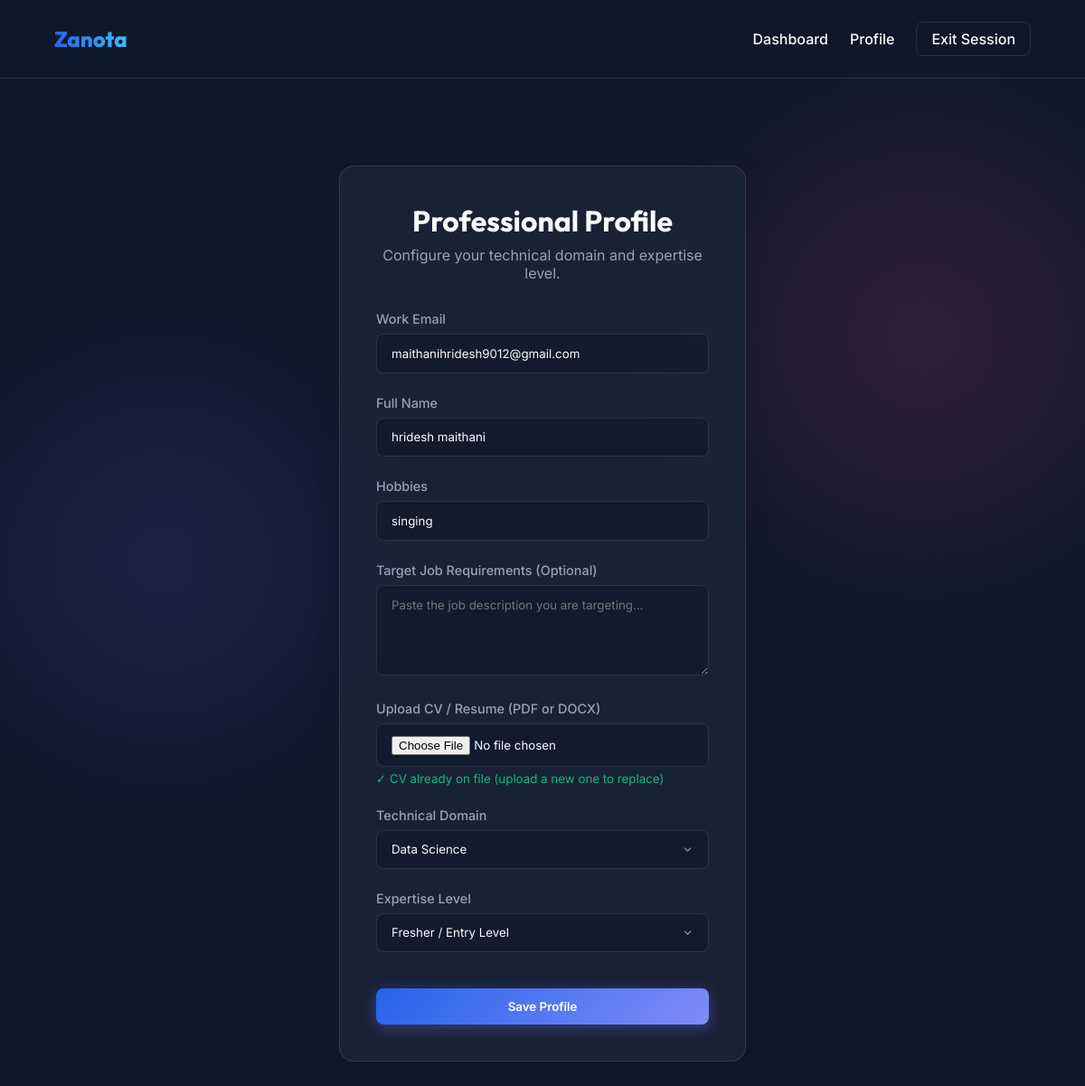
The page /profile (signed in) on the database its author committed.
### models.py (models this page shows)
class User(db.Model, UserMixin):
    id = db.Column(db.Integer, primary_key=True)
    email = db.Column(db.String(120), unique=True, nullable=False)
    password_hash = db.Column(db.String(255), nullable=False)
    name = db.Column(db.String(100), nullable=True)
    hobbies = db.Column(db.String(255), nullable=True)
    cv_text = db.Column(db.Text, nullable=True)
    job_requirement = db.Column(db.Text, nullable=True)
    is_admin = db.Column(db.Boolean, default=False)
    domain = db.Column(db.String(50), nullable=True) # made nullable for signup step
    skill_level = db.Column(db.String(20), nullable=True) # made nullable for signup step
    created_at = db.Column(db.DateTime, default=datetime.utcnow)
    interviews = db.relationship('Interview', backref='user', lazy=True)
    roadmaps = db.relationship('Roadmap', backref='user', lazy=True)

### app.py (the view, shortened to what this page needs)
@app.route('/profile', methods=['GET', 'POST'])
@login_required
def profile():
    return render_template('profile.html', user=current_user)

### app.py (called while the page is built)
@login_manager.user_loader
def load_user(user_id):
    return User.query.get(int(user_id))

### templates/profile.html (shortened to what this page needs)
{% extends 'base.html' %}
{% block content %}
<div class="form-container glass-panel">
    <div class="auth-header">
        <h2>Professional Profile</h2>
        <p>Configure your technical domain and expertise level.</p>
    </div>
    <form method="POST" action="{{ url_for('profile') }}" enctype="multipart/form-data">
        <div class="form-group">
            <label for="email">Work Email</label>
            <input type="email" id="email" class="form-control" disabled value="{{ current_user.email }}">
        </div>
        <div class="form-group">
            <label for="name">Full Name</label>
            <input type="text" id="name" name="name" class="form-control" required placeholder="Jane Doe" value="{{ current_user.name or '' }}">
        </div>
        <div class="form-group">
            <label for="hobbies">Hobbies</label>
            <input type="text" id="hobbies" name="hobbies" class="form-control" required placeholder="Reading, Hiking, Coding" value="{{ current_user.hobbies or '' }}">
        </div>
        <div class="form-group">
            <label for="job_requirement">Target Job Requirements (Optional)</label>
            <textarea id="job_requirement" name="job_requirement" class="form-control" placeholder="Paste the job description you are targeting..." style="height: 100px; resize: vertical;">{{ current_user.job_requirement or '' }}</textarea>
        </div>
        <div class="form-group">
            <label for="cv_file">Upload CV / Resume (PDF or DOCX)</label>
            <input type="file" id="cv_file" name="cv_file" class="form-control" accept=".pdf,.docx" {% if not current_user.is_authenticated or not current_user.cv_text %}required{% endif %}>
            {% if current_user.is_authenticated and current_user.cv_text %}
            <small style="color: var(--success); margin-top: 5px; display: block;">✓ CV already on file (upload a new one to replace)</small>
            {% endif %}
        </div>
        <div class="form-group">
            <label for="domain">Technical Domain</label>
            <select id="domain" name="domain" class="form-control" required>
                <option value="Data Science" {% if current_user.is_authenticated and current_user.domain == 'Data Science' %}selected{% endif %}>Data Science</option>
            </select>
        </div>
        <div class="form-group">
            <label for="skill_level">Expertise Level</label>
            <select id="skill_level" name="skill_level" class="form-control" required>
                <option value="Fresher" {% if current_user.is_authenticated and current_user.skill_level == 'Fresher' %}selected{% endif %}>Fresher / Entry Level</option>
            </select>
        </div>
        <button type="submit" class="btn btn-primary" style="width: 100%; margin-top: 1rem;">{% if current_user.is_authenticated %}Save Profile{% else %}Proceed to Dashboard{% endif %}</button>
    </form>
</div>
{% endblock %}

### static/style.css (style rules this page uses)
:root { --bg-color: #0f172a; --text-color: #f8fafc; --text-muted: #94a3b8; --primary: #2563eb; --primary-hover: #1d4ed8; --accent: #38bdf8; --glass-bg: rgba(30, 41, 59, 0.7); --glass-border: rgba(255, 255, 255, 0.1); --success: #10b981; --error: #ef4444; }
* { box-sizing: border-box; margin: 0; padding: 0; }
body { font-family: 'Inter', sans-serif; background-color: var(--bg-color); color: var(--text-color); min-height: 100vh; display: flex; flex-direction: column; background-image: radial-gradient(circle at 15% 50%, rgba(99, 102, 241, 0.15), transparent 25%), radial-gradient(circle at 85% 30%, rgba(236, 72, 153, 0.15), transparent 25%); background-attachment: fixed; }
h1, h2, h3, h4, h5, h6 { font-family: 'Outfit', sans-serif; }
.glass-panel { background: var(--glass-bg); backdrop-filter: blur(12px); -webkit-backdrop-filter: blur(12px); border: 1px solid var(--glass-border); border-radius: 16px; box-shadow: 0 4px 30px rgba(0, 0, 0, 0.1); }
.btn { display: inline-block; padding: 0.75rem 1.5rem; border-radius: 8px; font-weight: 600; cursor: pointer; border: none; transition: all 0.2s ease; font-family: 'Inter', sans-serif; }
.btn-primary { background: linear-gradient(135deg, var(--primary), #818cf8); color: white; box-shadow: 0 4px 15px rgba(99, 102, 241, 0.4); }
.form-container { width: 100%; max-width: 450px; margin: 4rem auto; padding: 2.5rem; }
.form-group { margin-bottom: 1.5rem; }
.form-group label { display: block; margin-bottom: 0.5rem; font-weight: 500; color: var(--text-muted); font-size: 0.9rem; }
.form-control { width: 100%; padding: 0.8rem 1rem; background: rgba(15, 23, 42, 0.6); border: 1px solid var(--glass-border); border-radius: 8px; color: var(--text-color); font-family: 'Inter', sans-serif; transition: all 0.3s; }
select.form-control { appearance: none; background-repeat: no-repeat; background-position: right 1rem center; background-size: 1em; }
.auth-header { text-align: center; margin-bottom: 2rem; }
.auth-header h2 { font-size: 2rem; margin-bottom: 0.5rem; }
.auth-header p { color: var(--text-muted); }

### rows shown on the page
User: email "maithanihridesh9012@gmail.com", name "hridesh maithani", hobbies "singing", domain "Data Science", skill_level "Fresher / Entry Level"
